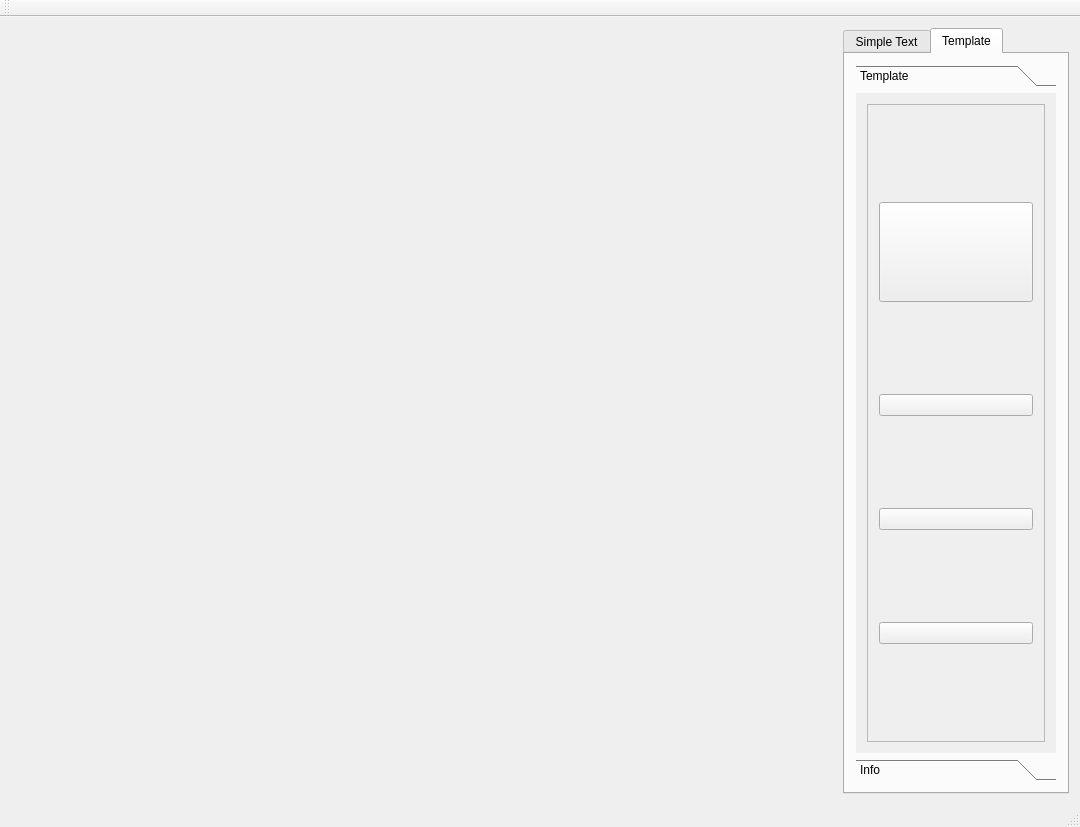
<?xml version="1.0" encoding="UTF-8"?>
<ui version="4.0">
 <class>WatermarkClass</class>
 <widget class="QMainWindow" name="WatermarkClass">
  <property name="geometry">
   <rect>
    <x>0</x>
    <y>0</y>
    <width>1080</width>
    <height>827</height>
   </rect>
  </property>
  <property name="sizePolicy">
   <sizepolicy hsizetype="Preferred" vsizetype="Fixed">
    <horstretch>0</horstretch>
    <verstretch>0</verstretch>
   </sizepolicy>
  </property>
  <property name="windowTitle">
   <string>Watermark</string>
  </property>
  <property name="windowIcon">
   <iconset resource="Watermark.qrc">
    <normaloff>:/Watermark/images/icon.png</normaloff>:/Watermark/images/icon.png</iconset>
  </property>
  <widget class="QWidget" name="centralWidget">
   <layout class="QHBoxLayout" name="horizontalLayout">
    <item>
     <widget class="QLabel" name="imageLabel">
      <property name="sizePolicy">
       <sizepolicy hsizetype="Ignored" vsizetype="Ignored">
        <horstretch>0</horstretch>
        <verstretch>0</verstretch>
       </sizepolicy>
      </property>
      <property name="text">
       <string/>
      </property>
      <property name="alignment">
       <set>Qt::AlignmentFlag::AlignCenter</set>
      </property>
     </widget>
    </item>
    <item>
     <widget class="QTabWidget" name="tabWidget">
      <property name="sizePolicy">
       <sizepolicy hsizetype="Fixed" vsizetype="Expanding">
        <horstretch>0</horstretch>
        <verstretch>0</verstretch>
       </sizepolicy>
      </property>
      <property name="minimumSize">
       <size>
        <width>0</width>
        <height>0</height>
       </size>
      </property>
      <property name="currentIndex">
       <number>1</number>
      </property>
      <widget class="QWidget" name="textTab">
       <property name="sizePolicy">
        <sizepolicy hsizetype="Minimum" vsizetype="Expanding">
         <horstretch>0</horstretch>
         <verstretch>0</verstretch>
        </sizepolicy>
       </property>
       <property name="minimumSize">
        <size>
         <width>0</width>
         <height>0</height>
        </size>
       </property>
       <attribute name="title">
        <string>Simple Text</string>
       </attribute>
       <layout class="QVBoxLayout" name="verticalLayout_9">
        <item>
         <widget class="QLabel" name="textLabel">
          <property name="text">
           <string>Text:</string>
          </property>
         </widget>
        </item>
        <item>
         <widget class="QLineEdit" name="lineEdit">
          <property name="text">
           <string/>
          </property>
         </widget>
        </item>
        <item>
         <widget class="QLabel" name="textSizeLabel">
          <property name="text">
           <string>Text Size:</string>
          </property>
         </widget>
        </item>
        <item>
         <widget class="QSlider" name="textSizeSlider">
          <property name="value">
           <number>25</number>
          </property>
          <property name="orientation">
           <enum>Qt::Orientation::Horizontal</enum>
          </property>
         </widget>
        </item>
        <item>
         <widget class="QPushButton" name="colorButton">
          <property name="text">
           <string>Color</string>
          </property>
         </widget>
        </item>
        <item>
         <widget class="QLabel" name="transparencyLabel">
          <property name="text">
           <string>Transparency：</string>
          </property>
         </widget>
        </item>
        <item>
         <widget class="QSlider" name="transparencySlider">
          <property name="maximum">
           <number>255</number>
          </property>
          <property name="value">
           <number>255</number>
          </property>
          <property name="orientation">
           <enum>Qt::Orientation::Horizontal</enum>
          </property>
         </widget>
        </item>
        <item>
         <widget class="QLabel" name="positionLabel">
          <property name="text">
           <string>Position:</string>
          </property>
         </widget>
        </item>
        <item>
         <widget class="QSlider" name="ySlider">
          <property name="sizePolicy">
           <sizepolicy hsizetype="Fixed" vsizetype="Fixed">
            <horstretch>0</horstretch>
            <verstretch>0</verstretch>
           </sizepolicy>
          </property>
          <property name="minimumSize">
           <size>
            <width>0</width>
            <height>200</height>
           </size>
          </property>
          <property name="baseSize">
           <size>
            <width>0</width>
            <height>0</height>
           </size>
          </property>
          <property name="orientation">
           <enum>Qt::Orientation::Vertical</enum>
          </property>
         </widget>
        </item>
        <item>
         <widget class="QSlider" name="xSlider">
          <property name="sizePolicy">
           <sizepolicy hsizetype="Fixed" vsizetype="Fixed">
            <horstretch>0</horstretch>
            <verstretch>0</verstretch>
           </sizepolicy>
          </property>
          <property name="minimumSize">
           <size>
            <width>200</width>
            <height>0</height>
           </size>
          </property>
          <property name="value">
           <number>0</number>
          </property>
          <property name="tracking">
           <bool>true</bool>
          </property>
          <property name="orientation">
           <enum>Qt::Orientation::Horizontal</enum>
          </property>
          <property name="invertedAppearance">
           <bool>false</bool>
          </property>
          <property name="invertedControls">
           <bool>false</bool>
          </property>
         </widget>
        </item>
        <item>
         <widget class="QPushButton" name="chooseButton">
          <property name="text">
           <string>Choose</string>
          </property>
         </widget>
        </item>
        <item>
         <widget class="QPushButton" name="applyButton">
          <property name="text">
           <string>Apply</string>
          </property>
         </widget>
        </item>
        <item>
         <widget class="QPushButton" name="saveButton">
          <property name="text">
           <string>Save</string>
          </property>
         </widget>
        </item>
       </layout>
      </widget>
      <widget class="QWidget" name="templateTab">
       <property name="sizePolicy">
        <sizepolicy hsizetype="Minimum" vsizetype="Expanding">
         <horstretch>0</horstretch>
         <verstretch>0</verstretch>
        </sizepolicy>
       </property>
       <property name="minimumSize">
        <size>
         <width>0</width>
         <height>0</height>
        </size>
       </property>
       <property name="layoutDirection">
        <enum>Qt::LayoutDirection::LeftToRight</enum>
       </property>
       <attribute name="title">
        <string>Template</string>
       </attribute>
       <layout class="QVBoxLayout" name="verticalLayout_8">
        <item>
         <widget class="QToolBox" name="toolBox">
          <property name="currentIndex">
           <number>0</number>
          </property>
          <widget class="QWidget" name="templatePage">
           <property name="geometry">
            <rect>
             <x>0</x>
             <y>0</y>
             <width>200</width>
             <height>636</height>
            </rect>
           </property>
           <attribute name="label">
            <string>Template</string>
           </attribute>
           <layout class="QVBoxLayout" name="verticalLayout_6">
            <item>
             <widget class="QScrollArea" name="scrollArea">
              <property name="sizePolicy">
               <sizepolicy hsizetype="Minimum" vsizetype="Expanding">
                <horstretch>0</horstretch>
                <verstretch>0</verstretch>
               </sizepolicy>
              </property>
              <property name="minimumSize">
               <size>
                <width>50</width>
                <height>0</height>
               </size>
              </property>
              <property name="widgetResizable">
               <bool>true</bool>
              </property>
              <widget class="QWidget" name="scrollAreaWidgetContents">
               <property name="geometry">
                <rect>
                 <x>0</x>
                 <y>0</y>
                 <width>168</width>
                 <height>640</height>
                </rect>
               </property>
               <property name="sizePolicy">
                <sizepolicy hsizetype="Expanding" vsizetype="Expanding">
                 <horstretch>0</horstretch>
                 <verstretch>0</verstretch>
                </sizepolicy>
               </property>
               <property name="minimumSize">
                <size>
                 <width>10</width>
                 <height>0</height>
                </size>
               </property>
               <layout class="QVBoxLayout" name="verticalLayout_7">
                <item>
                 <widget class="QPushButton" name="template1Button">
                  <property name="sizePolicy">
                   <sizepolicy hsizetype="Minimum" vsizetype="Fixed">
                    <horstretch>0</horstretch>
                    <verstretch>0</verstretch>
                   </sizepolicy>
                  </property>
                  <property name="minimumSize">
                   <size>
                    <width>100</width>
                    <height>100</height>
                   </size>
                  </property>
                  <property name="baseSize">
                   <size>
                    <width>0</width>
                    <height>0</height>
                   </size>
                  </property>
                  <property name="text">
                   <string/>
                  </property>
                  <property name="icon">
                   <iconset resource="Watermark.qrc">
                    <normaloff>:/Watermark/images/temp1.jpg</normaloff>:/Watermark/images/temp1.jpg</iconset>
                  </property>
                  <property name="iconSize">
                   <size>
                    <width>145</width>
                    <height>115</height>
                   </size>
                  </property>
                 </widget>
                </item>
                <item>
                 <widget class="QPushButton" name="template2Button">
                  <property name="sizePolicy">
                   <sizepolicy hsizetype="Minimum" vsizetype="Fixed">
                    <horstretch>0</horstretch>
                    <verstretch>0</verstretch>
                   </sizepolicy>
                  </property>
                  <property name="baseSize">
                   <size>
                    <width>0</width>
                    <height>0</height>
                   </size>
                  </property>
                  <property name="text">
                   <string/>
                  </property>
                  <property name="icon">
                   <iconset resource="Watermark.qrc">
                    <normaloff>:/Watermark/images/temp2.jpg</normaloff>:/Watermark/images/temp2.jpg</iconset>
                  </property>
                  <property name="iconSize">
                   <size>
                    <width>145</width>
                    <height>115</height>
                   </size>
                  </property>
                 </widget>
                </item>
                <item>
                 <widget class="QPushButton" name="template3Button">
                  <property name="text">
                   <string/>
                  </property>
                  <property name="icon">
                   <iconset resource="Watermark.qrc">
                    <normaloff>:/Watermark/images/temp3.jpg</normaloff>:/Watermark/images/temp3.jpg</iconset>
                  </property>
                  <property name="iconSize">
                   <size>
                    <width>145</width>
                    <height>115</height>
                   </size>
                  </property>
                 </widget>
                </item>
                <item>
                 <widget class="QPushButton" name="template4Button">
                  <property name="text">
                   <string/>
                  </property>
                  <property name="icon">
                   <iconset resource="Watermark.qrc">
                    <normaloff>:/Watermark/images/temp4.jpg</normaloff>:/Watermark/images/temp4.jpg</iconset>
                  </property>
                  <property name="iconSize">
                   <size>
                    <width>170</width>
                    <height>250</height>
                   </size>
                  </property>
                 </widget>
                </item>
               </layout>
              </widget>
             </widget>
            </item>
           </layout>
          </widget>
          <widget class="QWidget" name="infoPage">
           <property name="geometry">
            <rect>
             <x>0</x>
             <y>0</y>
             <width>200</width>
             <height>636</height>
            </rect>
           </property>
           <attribute name="label">
            <string>Info</string>
           </attribute>
           <layout class="QVBoxLayout" name="verticalLayout_10">
            <item>
             <widget class="QGroupBox" name="groupBox">
              <property name="sizePolicy">
               <sizepolicy hsizetype="Preferred" vsizetype="Fixed">
                <horstretch>0</horstretch>
                <verstretch>0</verstretch>
               </sizepolicy>
              </property>
              <property name="title">
               <string>Shutter Speed:</string>
              </property>
              <layout class="QVBoxLayout" name="verticalLayout">
               <item>
                <widget class="QLineEdit" name="ssLineEdit">
                 <property name="text">
                  <string>1/60</string>
                 </property>
                </widget>
               </item>
              </layout>
             </widget>
            </item>
            <item>
             <widget class="QGroupBox" name="groupBox_2">
              <property name="sizePolicy">
               <sizepolicy hsizetype="Preferred" vsizetype="Fixed">
                <horstretch>0</horstretch>
                <verstretch>0</verstretch>
               </sizepolicy>
              </property>
              <property name="title">
               <string>Aperture:</string>
              </property>
              <layout class="QVBoxLayout" name="verticalLayout_2">
               <item>
                <widget class="QLineEdit" name="fLineEdit">
                 <property name="text">
                  <string>f4</string>
                 </property>
                </widget>
               </item>
              </layout>
             </widget>
            </item>
            <item>
             <widget class="QGroupBox" name="groupBox_3">
              <property name="sizePolicy">
               <sizepolicy hsizetype="Preferred" vsizetype="Fixed">
                <horstretch>0</horstretch>
                <verstretch>0</verstretch>
               </sizepolicy>
              </property>
              <property name="title">
               <string>ISO:</string>
              </property>
              <layout class="QVBoxLayout" name="verticalLayout_3">
               <item>
                <widget class="QLineEdit" name="isoLineEdit">
                 <property name="text">
                  <string>800</string>
                 </property>
                </widget>
               </item>
              </layout>
             </widget>
            </item>
            <item>
             <widget class="QGroupBox" name="groupBox_4">
              <property name="sizePolicy">
               <sizepolicy hsizetype="Preferred" vsizetype="Fixed">
                <horstretch>0</horstretch>
                <verstretch>0</verstretch>
               </sizepolicy>
              </property>
              <property name="title">
               <string>Brand:</string>
              </property>
              <layout class="QVBoxLayout" name="verticalLayout_4">
               <item>
                <widget class="QComboBox" name="brandComboBox">
                 <item>
                  <property name="text">
                   <string>Choose Brand...</string>
                  </property>
                 </item>
                 <item>
                  <property name="text">
                   <string>Nikon (black)</string>
                  </property>
                 </item>
                 <item>
                  <property name="text">
                   <string>Nikon (white)</string>
                  </property>
                 </item>
                 <item>
                  <property name="text">
                   <string>Canon</string>
                  </property>
                 </item>
                 <item>
                  <property name="text">
                   <string>Sony</string>
                  </property>
                 </item>
                </widget>
               </item>
              </layout>
             </widget>
            </item>
            <item>
             <widget class="QGroupBox" name="groupBox_5">
              <property name="sizePolicy">
               <sizepolicy hsizetype="Preferred" vsizetype="Fixed">
                <horstretch>0</horstretch>
                <verstretch>0</verstretch>
               </sizepolicy>
              </property>
              <property name="title">
               <string>Camera:</string>
              </property>
              <layout class="QVBoxLayout" name="verticalLayout_5">
               <item>
                <widget class="QLineEdit" name="cameraLineEdit">
                 <property name="text">
                  <string>Z6</string>
                 </property>
                </widget>
               </item>
              </layout>
             </widget>
            </item>
            <item>
             <widget class="QGroupBox" name="groupBox_6">
              <property name="sizePolicy">
               <sizepolicy hsizetype="Preferred" vsizetype="Fixed">
                <horstretch>0</horstretch>
                <verstretch>0</verstretch>
               </sizepolicy>
              </property>
              <property name="title">
               <string>Lens:</string>
              </property>
              <layout class="QVBoxLayout" name="verticalLayout_11">
               <item>
                <widget class="QLineEdit" name="lensLineEdit">
                 <property name="text">
                  <string>24-120</string>
                 </property>
                </widget>
               </item>
              </layout>
             </widget>
            </item>
            <item>
             <spacer name="verticalSpacer">
              <property name="orientation">
               <enum>Qt::Orientation::Vertical</enum>
              </property>
              <property name="sizeHint" stdset="0">
               <size>
                <width>20</width>
                <height>40</height>
               </size>
              </property>
             </spacer>
            </item>
           </layout>
          </widget>
         </widget>
        </item>
       </layout>
      </widget>
     </widget>
    </item>
   </layout>
  </widget>
  <widget class="QMenuBar" name="menuBar">
   <property name="geometry">
    <rect>
     <x>0</x>
     <y>0</y>
     <width>1080</width>
     <height>33</height>
    </rect>
   </property>
  </widget>
  <widget class="QToolBar" name="mainToolBar">
   <attribute name="toolBarArea">
    <enum>TopToolBarArea</enum>
   </attribute>
   <attribute name="toolBarBreak">
    <bool>false</bool>
   </attribute>
  </widget>
  <widget class="QStatusBar" name="statusBar"/>
 </widget>
 <layoutdefault spacing="6" margin="11"/>
 <resources>
  <include location="Watermark.qrc"/>
 </resources>
 <connections/>
</ui>
